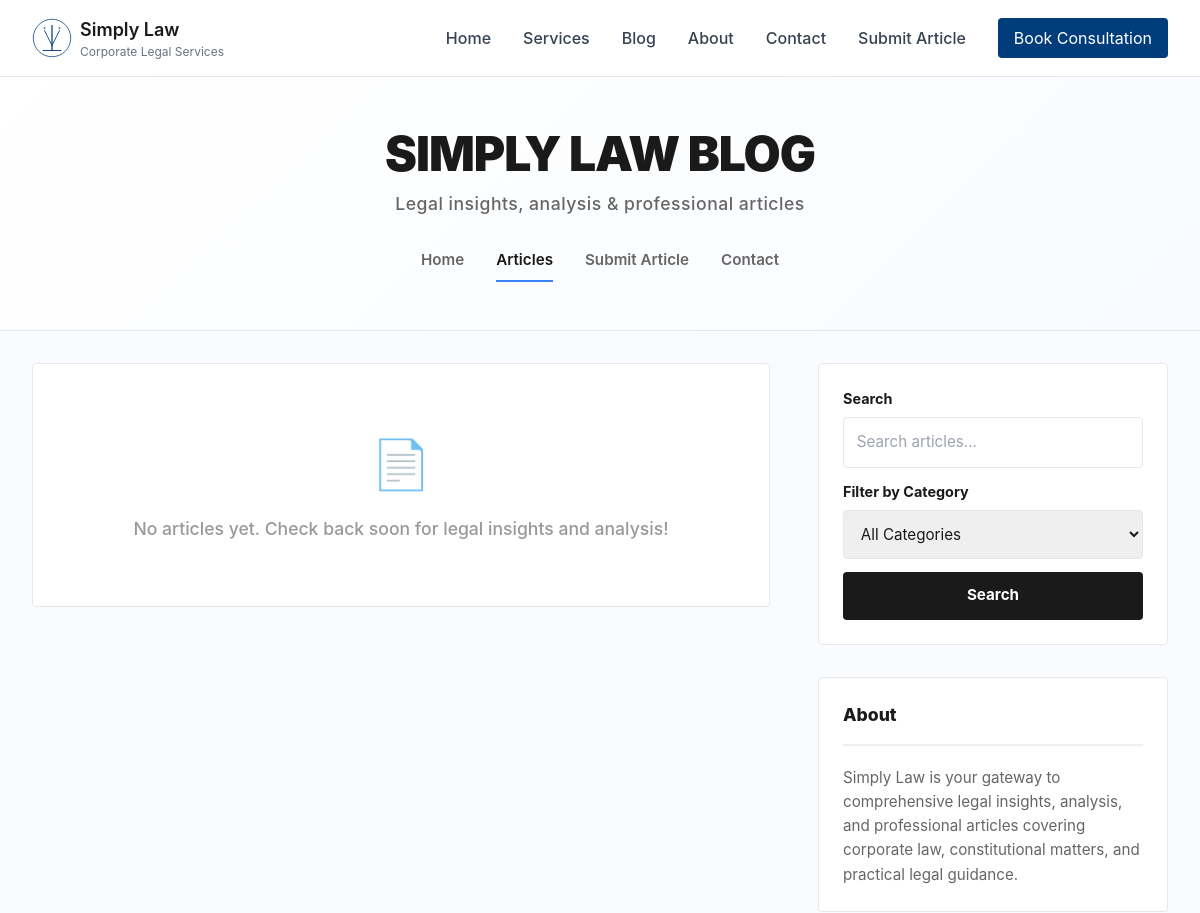
/blog (upper part), run on an earlier commit of the app's database.
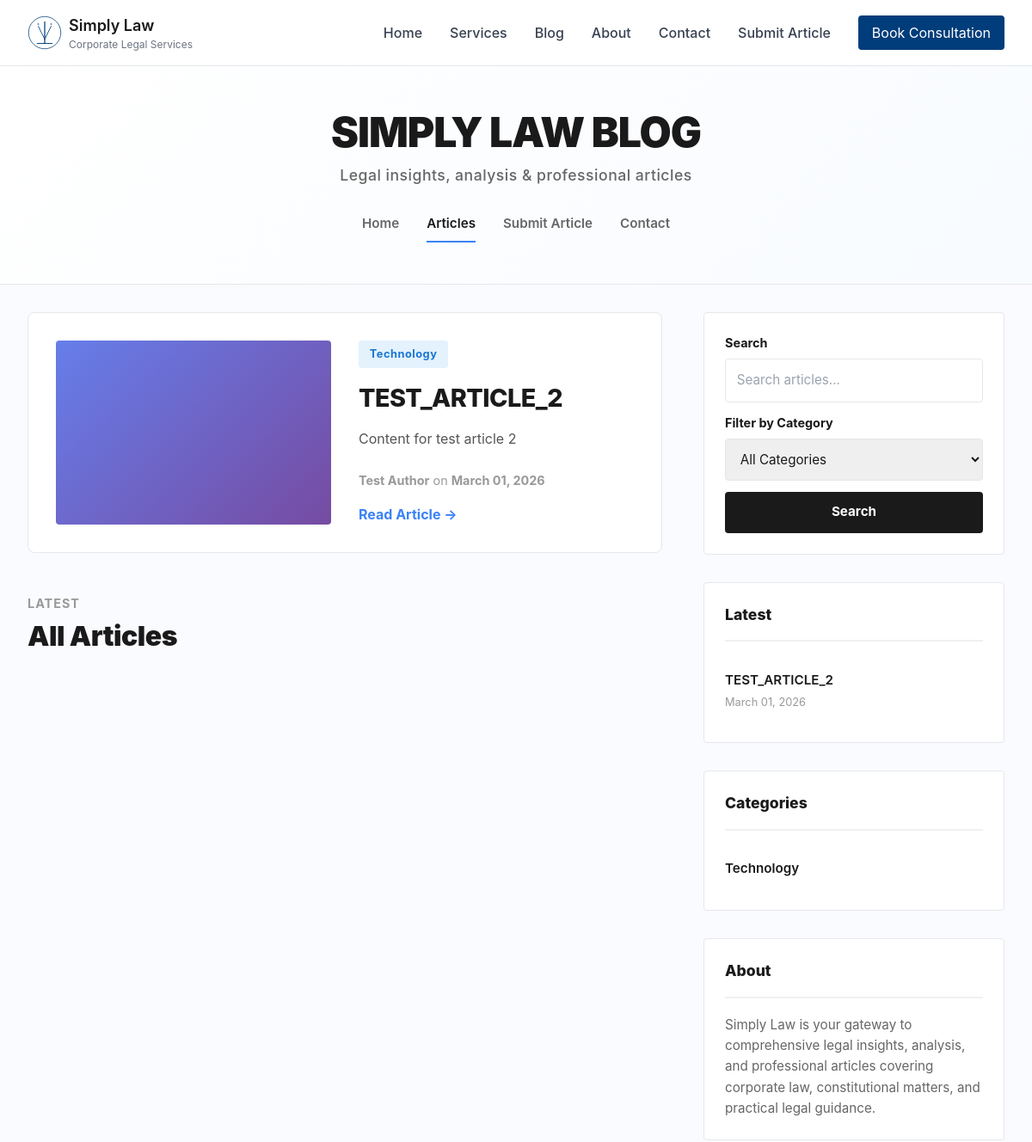
And on a later commit of the database.
### models.py (models this page shows, shortened)
class Article(db.Model):
    id = db.Column(db.Integer, primary_key=True)
    email = db.Column(db.String(120), nullable=False)
    title = db.Column(db.String(200), nullable=False)
    content = db.Column(db.Text, nullable=False)
    author = db.Column(db.String(100), nullable=False)
    date_posted = db.Column(db.DateTime, default=datetime.utcnow, nullable=False)
    date_submitted = db.Column(db.DateTime, default=datetime.utcnow, nullable=False)
    status = db.Column(
        db.String(20),
        nullable=False,
        default='pending',
        index=True  # ✅ Frequently queried
    )
    category = db.Column(
        db.String(100),
        nullable=False,
        default='General',
        index=True  # ✅ Frequently used for filtering
    )
    likes = db.Column(db.Integer, default=0, nullable=False)
    views = db.Column(db.Integer, default=0, nullable=False)
    cover_image = db.Column(db.String(255), nullable=True)
    document_filename = db.Column(db.String(255), nullable=True)
    deleted_at = db.Column(db.DateTime, nullable=True)
    is_draft = db.Column(db.Boolean, default=False, nullable=False)
    comments = db.relationship('Comment', backref='article', lazy=True, cascade='all, delete-orphan')
    visits = db.relationship('Visit', backref='article', lazy=True, cascade='all, delete-orphan')
    __table_args__ = (
        db.Index('idx_article_status_category', 'status', 'category'),
        db.Index('idx_article_date_posted', 'date_posted'),
        db.Index('idx_article_deleted_at', 'deleted_at'),  # ✅ For soft delete queries
        db.Index('idx_article_is_draft', 'is_draft'),  # ✅ For draft queries
    )

### blueprints/public.py (the view)
@public_bp.route('/blog')
def blog():
    page = request.args.get('page', 1, type=int)
    category = request.args.get('category', '', type=str)
    per_page = 12
    query = Article.query.filter(
        Article.status == 'approved',
        Article.deleted_at.is_(None),
        Article.is_draft == False
    ).order_by(Article.date_posted.desc())
    if category:
        query = query.filter(Article.category == category)
    articles = query.paginate(page=page, per_page=per_page)
    categories = db.session.query(Article.category).filter(
        Article.status == 'approved',
        Article.deleted_at.is_(None)
    ).distinct().all()
    return render_template('pages/blog.html',
        articles=articles,
        category=category,
        categories=categories,
        page_title='Legal Articles & Insights',
        page_description='Corporate law articles, tips, and legal insights for Nigerian businesses'
    )

### templates/pages/blog.html (shortened to what the changed rows need)
{% extends "base.html" %}
{% block content %}
<div class="blog-wrapper">
    <div class="blog-header">
        <div style="max-width: 1400px; margin: 0 auto; padding: 0 2rem;">
            <h1 class="blog-title">SIMPLY LAW BLOG</h1>
        </div>
    </div>
    <div class="blog-container">
        <div class="main-content">
            {% if articles.items %}
                {% set featured = articles.items[0] %}
                <div class="featured-section">
                    <div class="featured-article">
                        {% if featured.cover_image %}
                            <img
                                src="{{ url_for('static', filename='uploads/' + featured.cover_image) }}"
                                alt="Featured Article"
                                class="featured-image"
                                loading="lazy"
                            >
                        {% else %}
                            <div style="background: linear-gradient(135deg, #667eea 0%, #764ba2 100%); border-radius: 4px;"></div>
                        {% endif %}
                        <div class="featured-content">
                            <div>
                                <div class="featured-tag">{{ featured.category }}</div>
                                <h2 class="featured-title">{{ featured.title }}</h2>
                                <p class="featured-text">{{ featured.content[:180] }}{% if featured.content|length > 180 %}...{% endif %}</p>
                            </div>
                            <div>
                                <p class="featured-meta">
                                    <strong>{{ featured.author }}</strong> on
                                    <strong>{{ featured.date_posted.strftime('%B %d, %Y') }}</strong>
                                </p>
                                <a href="{{ url_for('articles.read_more', article_id=featured.id) }}"
                                   style="color: #3b82f6; font-weight: 700; text-decoration: none; display: inline-block; margin-top: 1rem;">
                                    Read Article →
                                </a>
                            </div>
                        </div>
                    </div>
                </div>
                <div class="articles-section">
                    <div class="section-label">Latest</div>
                    <h2 class="section-title">All Articles</h2>
                </div>
            {% else %}
                <div class="empty-state">
                    <div class="empty-icon">📄</div>
                    <p class="empty-text">No articles yet. Check back soon for legal insights and analysis!</p>
                </div>
            {% endif %}
        </div>
        <aside class="blog-sidebar">
            {% set latest_articles = articles.items[:4] if articles.items else [] %}
            {% if latest_articles %}
                <div class="sidebar-section">
                    <div class="sidebar-title">Latest</div>
                    {% for article in latest_articles %}
                        <div class="latest-item">
                            <a href="{{ url_for('articles.read_more', article_id=article.id) }}">
                                {{ article.title[:45] }}{% if article.title|length > 45 %}...{% endif %}
                            </a>
                            <span class="latest-date">{{ article.date_posted.strftime('%B %d, %Y') }}</span>
                        </div>
                    {% endfor %}
                </div>
            {% endif %}
            {% if categories %}
                <div class="sidebar-section">
                    <div class="sidebar-title">Categories</div>
                    {% for cat in categories %}
                        <div class="latest-item">
                            <a href="{{ url_for('public.blog', category=cat[0]) }}">
                                {{ cat[0] }}
                            </a>
                        </div>
                    {% endfor %}
                </div>
            {% endif %}
        </aside>
    </div>
</div>
{% endblock %}

What changed in the data, as far as the page shows it:
added Article: category "Technology", title "TEST_ARTICLE_2", content "Content for test article 2", author "Test Author", date_posted "March 01, 2026"
Also different on the page:
text no longer shown: "📄 No articles yet. Check back soon for legal insights and analysis!"
text now shown: "on Read Article → LATEST All Articles Latest Categories"
new list line: "Technology"
